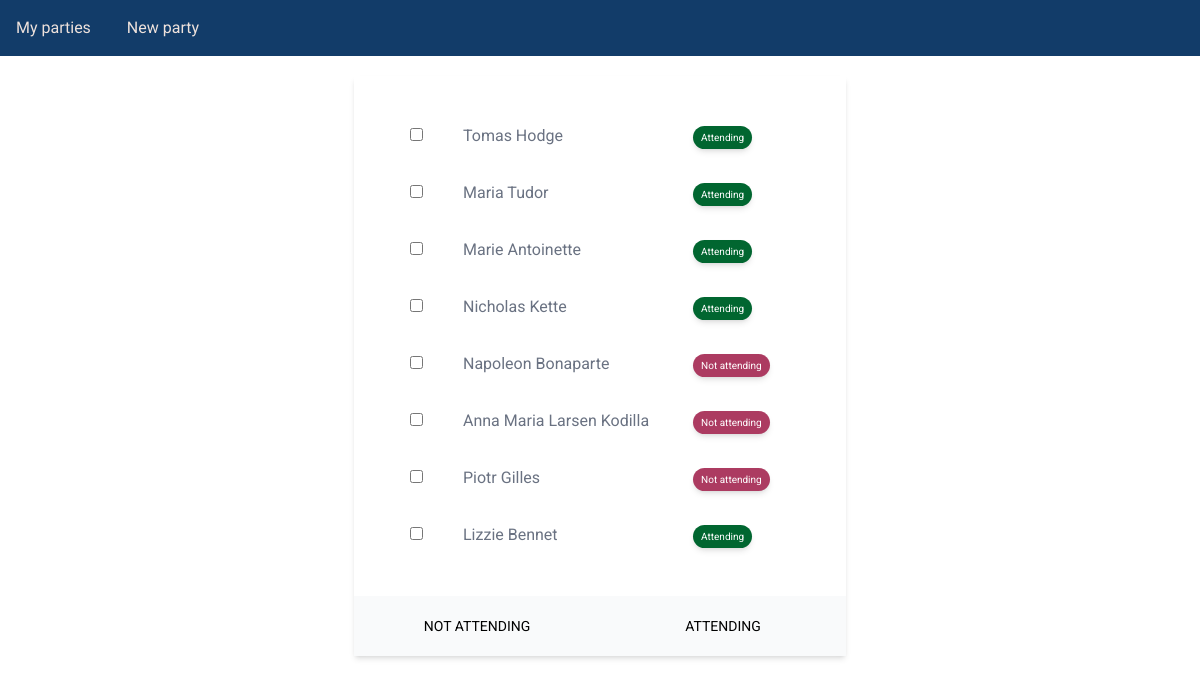
The app's page /party/00bb45a43936477b8113323c57f51f08/guests/, older data.
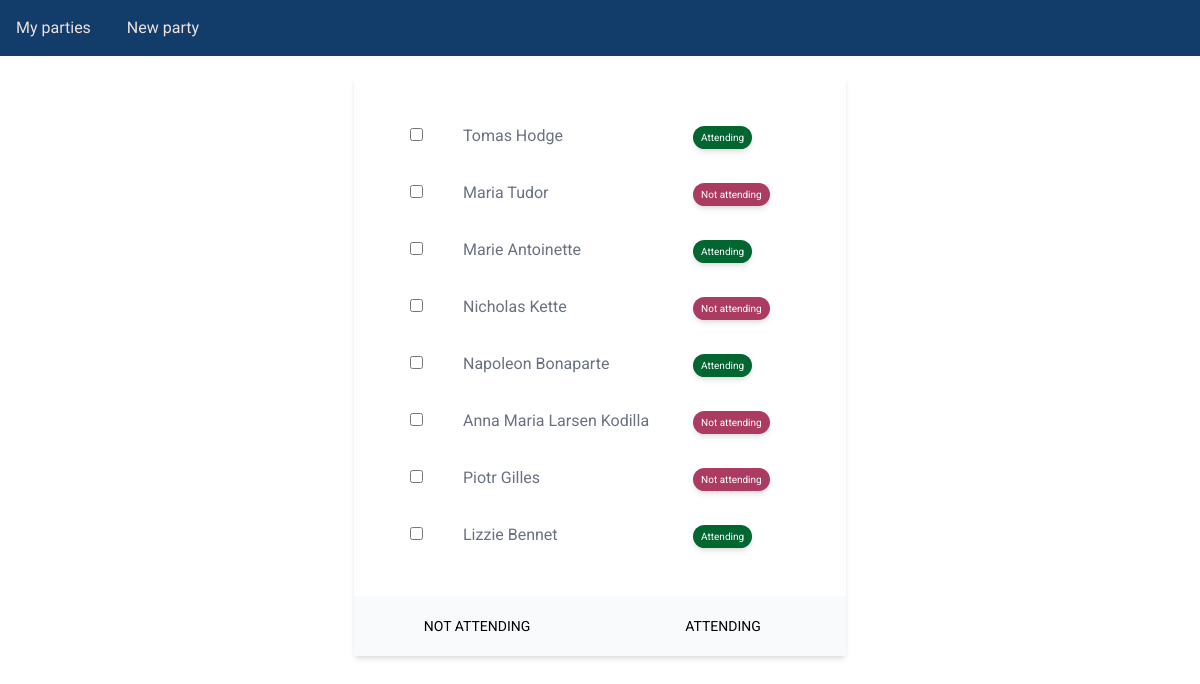
The same page, newer data.
### party_app/models.py (models this page shows)
class GuestBase(SQLModel):
    name: str = Field(sa_column=Column(String(100)))
    attending: bool = False
    party_id: UUID = Field(default=None, foreign_key="party.uuid")

class Guest(GuestBase, table=True):
    uuid: UUID = Field(default_factory=uuid4, primary_key=True)
    party: Party = Relationship(back_populates="guests")

### party_app/routes/guest_list.py (the view)
@router.get("/", name="guest_list_page", response_class=HTMLResponse)
def guest_list_page(
    party_id: UUID,
    request: Request,
    templates: Templates,
    session: Session = Depends(get_session),
):
    guests = session.exec(select(Guest).where(Guest.party_id == party_id)).all()
    return templates.TemplateResponse(
        request=request,
        name="guest_list/page_guest_list.html",
        context={"party_id": party_id, "guests": guests},
    )

### party_app/templates/guest_list/page_guest_list.html
{% extends 'base.html' %}
{% block content %}
<div class="w-1/2 bg-white shadow-md m-auto">
    <form class="table text-left text-gray-500 table-fixed min-w-fit p-8" id="guest-form">
        <div class="table-row-group" id="guests">
            {% include 'guest_list/partial_guest_list.html' %}
        </div>
    </form>
    <div class="bg-gray-50 grid grid-cols-2" hx-include="#guests" hx-target="#guests">
        <button class="p-5 uppercase text-sm cursor-pointer" type="button"
            hx-put="{{ url_for('mark_guests_not_attending_partial', party_id=party_id) }}">
            Not attending
        </button>
        <button class="p-5 uppercase text-sm cursor-pointer" type="button"
            hx-put="{{ url_for('mark_guests_attending_partial', party_id=party_id) }}">
            Attending
        </button>
    </div>
</div>
{% endblock %}

### party_app/templates/base.html (shortened to what this page needs)
<!DOCTYPE html>
<html lang="en">
<head>
    <link href="{{url_for('static', path='css/output.css')}}" rel="stylesheet">
</head>
<body class="bg-color-powder-light">
    <nav class="bg-custom-blue">
        <a href="/" class="inline-block p-4 text-custom-powder-light font-dancing-script text-2x1">
            My parties
        </a>
        <a href="{{ url_for('new_party_form_page') }}" class="inline-block p-4 text-custom-powder-light">New party</a>
    </nav>
    <main class="container p-5 mx-auto">
        {% block content %}
        {% endblock %}
    </main>
</body>
</html>

### party_app/templates/guest_list/partial_guest_list.html
{% for guest in guests %}
<div class="table-row">
    <div class="table-cell py-4 px-6 w-4">
        <input type="checkbox" value="{{ guest.uuid }}" name="guest_ids">
    </div>
    <div class="table-cell py-4 px-4 text-left">
        {{ guest.name }}
    </div>
    <div class="table-cell py-4 px-4 text-left">
        <button
            class="ml-3 py-1 px-2 shadow-md rounded-full text-white text-[10px] {{'bg-green-800' if guest.attending else 'bg-custom-red'}}">
            {{ 'Attending' if guest.attending else 'Not attending' }}
        </button>
    </div>
</div>
{% endfor %}

Row changes from the older to the newer data that the page shows:
changed Guest "Maria Tudor": attending "Attending" → "Not attending"
changed Guest "Nicholas Kette": attending "Attending" → "Not attending"
changed Guest "Napoleon Bonaparte": attending "Not attending" → "Attending"
